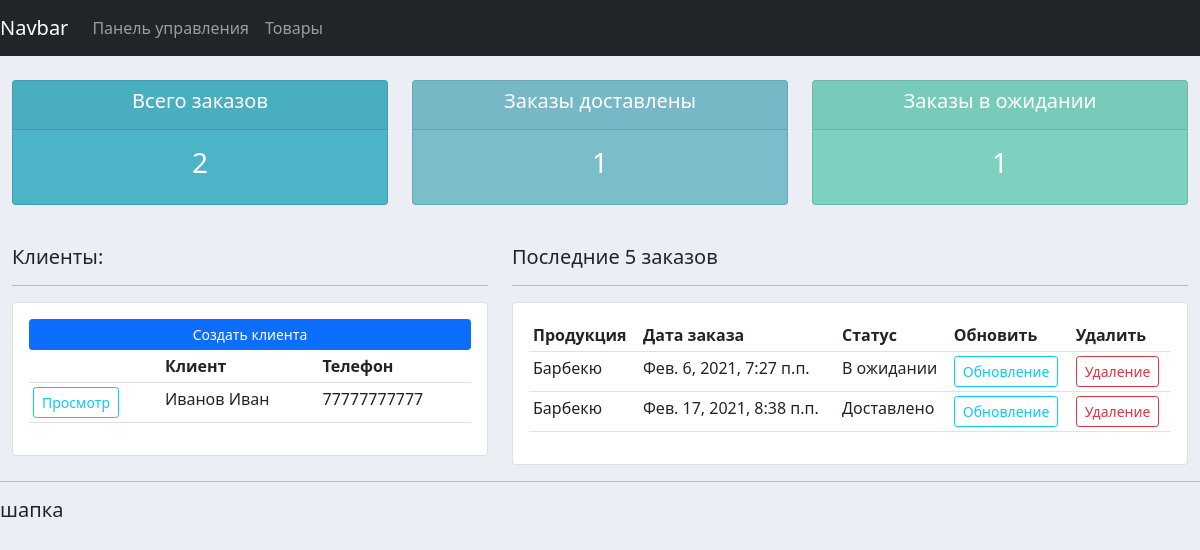
The app's page /, older data.
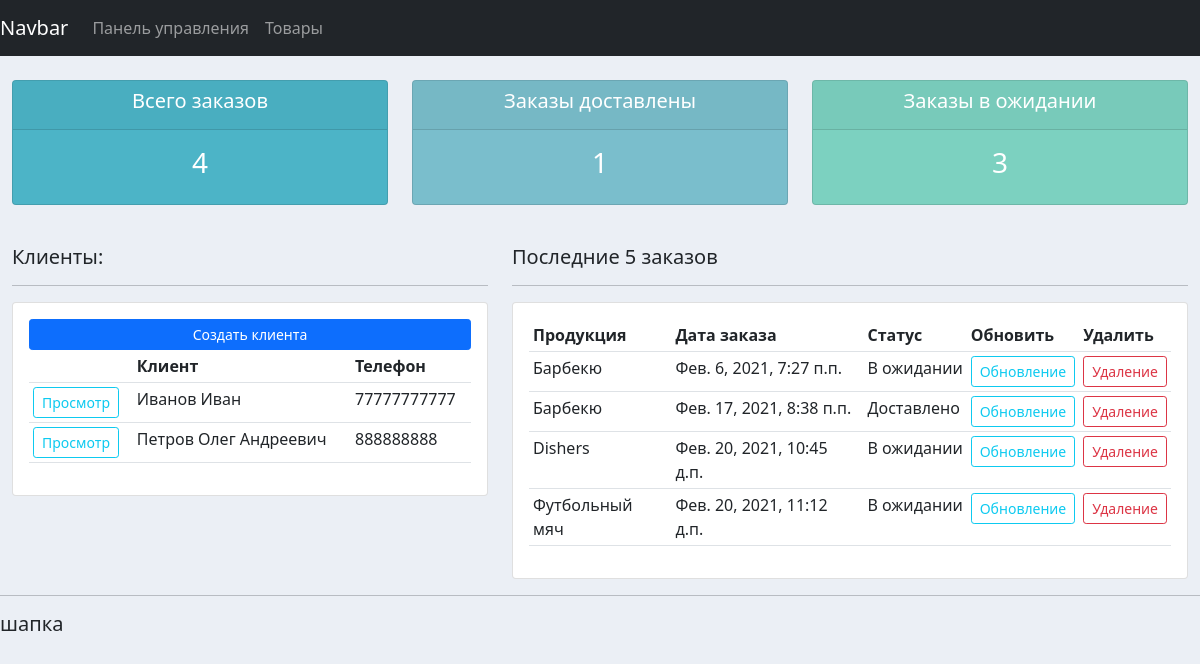
The same page, newer data.
### accounts/models.py (models this page shows, shortened)
class Customer(models.Model):
    name = models.CharField(max_length=200, null = True, verbose_name = 'ФИО')
    phone = models.CharField(max_length=200, null = True, verbose_name = 'Телефон')
    email = models.CharField(max_length=200, null = True, verbose_name = 'Эл. почта')
    date_created = models.DateTimeField(auto_now_add=True, null = True, verbose_name = 'Дата')
    class Meta:
        verbose_name_plural = 'Клиенты'
        verbose_name = 'Клиент'

class Order(models.Model):
    STATUS = (
        ('В ожидании', 'В ожидании'),
        ('Готово к доставке', 'Готово к доставке'),
        ('Доставлено', 'Доставлено'),
    )
    customer = models.ForeignKey(Customer, null = True, on_delete = models.SET_NULL, verbose_name = 'Клиент')
    product = models.ForeignKey(Pruduct, null = True, on_delete = models.SET_NULL, verbose_name = 'Товар')
    date_created = models.DateTimeField(auto_now_add=True, null = True, verbose_name = 'Дата')
    status = models.CharField(max_length = 200, null = True, choices = STATUS, verbose_name = 'Статус заказа')
    note = models.CharField(max_length = 10000, null = True, verbose_name = 'Примечания', default = '-')
    class Meta:
        verbose_name_plural = 'Заказы'
        verbose_name = 'Заказ'

class Pruduct(models.Model):
    CATEGORY = (
        ('Для дома', 'Для дома'),
        ('Для улицы', 'Для улицы'),
    )
    name = models.CharField(max_length=200, null = True, verbose_name = 'Наименования')
    price = models.FloatField(null = True, verbose_name = 'Цена')
    category = models.CharField(max_length=200, null = True, choices = CATEGORY, verbose_name = 'Категория')
    description = models.CharField(max_length=200, null = True, verbose_name = 'Описание', blank = True)
    date_created = models.DateTimeField(auto_now_add=True, null = True, verbose_name = 'Дата')
    tags = models.ManyToManyField(Tag)
    class Meta:
        verbose_name_plural = 'Продукция'
        verbose_name = 'Продукция'
    def __str__(self):
        return self.name

### accounts/views.py (the view)
# urls.py: path('', home, name = 'home'),
def home(request):
    order = Order.objects.all()
    customer = Customer.objects.all()
    total_customers = customer.count()
    total_order = order.count()
    delivered = order.filter(status = 'Доставлено').count()
    pending = order.filter(status = 'В ожидании').count()
    context = {'orders': order, 'customers': customer , 'total_customers': total_customers,
               'total_order': total_order, 'delivered': delivered, 'pending': pending}
    return render(request, 'accounts/dashboard.html', context)

### accounts/templates/accounts/dashboard.html
{% extends "accounts/base.html" %}
{% block content %}
{%  include 'accounts/status.html' %}
<br>
<div class="row">
	<div class="col-md-5">
		<h5>Клиенты:</h5>
		<hr>
		<div class="card card-body">
			<a class="btn btn-primary  btn-sm btn-block" href="">Создать клиента</a>
			<table class="table table-sm">
				<tr>
					<th></th>
					<th>Клиент</th>
					<th>Телефон</th>
				</tr>
				{% for customer in customers %}
					<tr>
						<td><a class="btn btn-outline-info  btn-sm btn-block" href="{% url 'customer' customer.id %}">Просмотр</a></td>
						<td>{{ customer.name }}</td>
						<td>{{ customer.phone }}</td>
					</tr>
					{% endfor %}
			</table>
		</div>
	</div>
	<div class="col-md-7">
		<h5>Последние 5 заказов</h5>
		<hr>
		<div class="card card-body">
			<table class="table table-sm">
				<tr>
					<th>Продукция</th>
					<th>Дата заказа</th>
					<th>Статус</th>
					<th>Обновить</th>
					<th>Удалить</th>
				</tr>
					{% for order in orders %}
					<tr>
						<td>{{ order.product }}</td>
						<td>{{ order.date_created }}</td>
						<td>{{ order.status }}</td>
						<td><a class="btn btn-outline-info  btn-sm btn-block" href="{% url 'update_order' order.id %}">Обновление</a></td>
						<td><a class="btn btn-outline-danger  btn-sm btn-block" href="{% url 'delete_order' order.id %}">Удаление</a></td>
					</tr>
					{% endfor %}
			</table>
		</div>
	</div>
</div>
{% endblock %}

### accounts/templates/accounts/base.html (shortened to what this page needs)
{% load static %}
<!DOCTYPE html>
<html>
<head>
    <link href="https://cdn.jsdelivr.net/npm/bootstrap@5.0.0-beta1/dist/css/bootstrap.min.css" rel="stylesheet">
    <link rel="stylesheet" type="text/css" href="{% static '/css/base.css' %}">
</head>
<body>
    {% include "accounts/navbar.html" %}
    <div class="container-fluid">
    {% block content %}
    {% endblock %}
    </div>
    <hr>
    <h5>шапка</h5>
</body>
</html>

### accounts/templates/accounts/navbar.html (shortened to what this page needs)
{% load static %}
<nav class="navbar navbar-expand-lg navbar-dark bg-dark">
    <a class="navbar-brand" href="#">Navbar</a>
    <div class="collapse navbar-collapse" id="navbarSupportedContent">
      <ul class="navbar-nav mr-auto">
        <li class="nav-item active">
          <a class="nav-link" href="{% url 'home' %}">Панель управления</a>
        </li>
        <li class="nav-item">
          <a class="nav-link" href="{% url 'products' %}">Товары</a>
        </li>
    </ul>
    </div>
  </nav>

### accounts/templates/accounts/status.html
<br>
<div class="row">
	<div class="col">
		<div class="col-md">
			<div class="card text-center text-white  mb-3" id="total-orders">
			  	<div class="card-header">
			  		<h5 class="card-title">Всего заказов</h5>
			  	</div>
			  	<div class="card-body">
			    	<h3 class="card-title">{{ total_order }}</h3>
			  	</div>
			</div>
		</div>
	</div>
	<div class="col">
		<div class="col-md">
			<div class="card text-center text-white  mb-3" id="orders-delivered">
			  	<div class="card-header">
			  		<h5 class="card-title">Заказы доставлены</h5>
			  	</div>
			  	<div class="card-body">
			    	<h3 class="card-title">{{ delivered }}</h3>
			  	</div>
			</div>
		</div>
	</div>
	<div class="col">
		<div class="col-md">
			<div class="card text-center text-white  mb-3" id="orders-pending">
			  	<div class="card-header">
			  		<h5 class="card-title">Заказы в ожидании</h5>
			  	</div>
			  	<div class="card-body">
			    	<h3 class="card-title">{{ pending }}</h3>
			  	</div>
			</div>
		</div>
	</div>
</div>

### accounts/static/css/base.css (style rules this page uses)
body { background-color: #ebeff5; }
#total-orders { background-color: #4cb4c7; }
#orders-delivered { background-color: #7abecc; }
#orders-pending { background-color: #7CD1C0; }

Row changes from the older to the newer data that the page shows:
added Customer: name "Петров Олег Андреевич", phone "888888888"
added Order: product "Dishers", date_created "Фев. 20, 2021, 10:45 д.п.", status "В ожидании"
added Order: product "Футбольный мяч", date_created "Фев. 20, 2021, 11:12 д.п.", status "В ожидании"
Text that changed along with them:
{{ total_order }}: "2" → "4"
{{ pending }}: "1" → "3"
